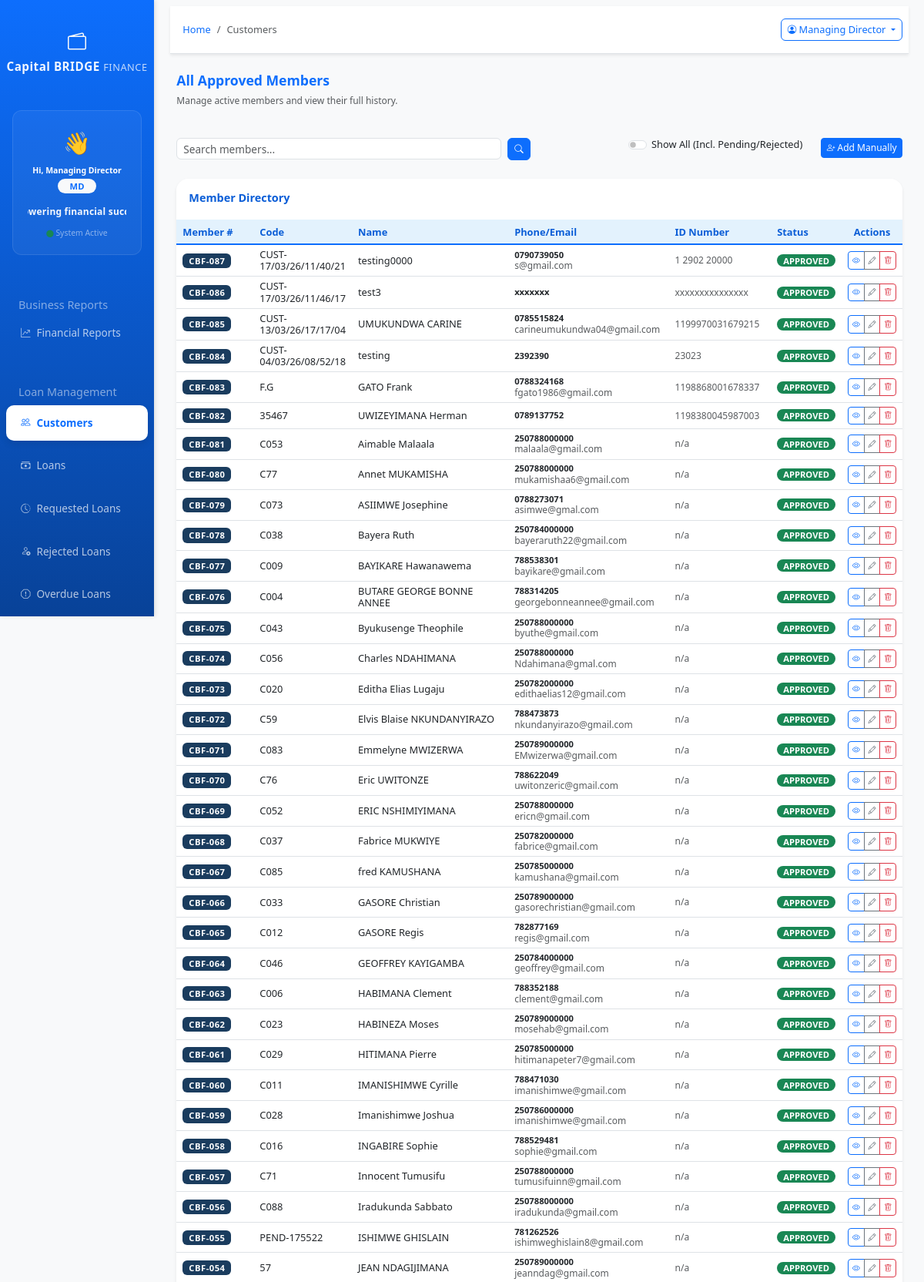
Screenshot of /app.cbfinance.rw/index.php?page=customers (signed in, upper part) with the database file from the repository.
### tables this page shows
CREATE TABLE `customers` (
  `customer_id` int(11) NOT NULL,
  `customer_code` varchar(50) NOT NULL,
  `customer_name` varchar(255) NOT NULL,
  `birth_place` text,
  `id_number` varchar(50) NOT NULL,
  `account_number` varchar(50) DEFAULT NULL,
  `occupation` varchar(100) DEFAULT NULL,
  `gender` enum('Male','Female','Other') DEFAULT 'Male',
  `date_of_birth` date DEFAULT NULL,
  `phone` varchar(20) NOT NULL,
  `email` varchar(120) DEFAULT NULL,
  `organization` varchar(150) DEFAULT 'Capital Bridge Finance',
  `father_name` varchar(150) DEFAULT NULL,
  `mother_name` varchar(150) DEFAULT NULL,
  `marriage_type` enum('Single','Married','Divorced') DEFAULT 'Single',
  `spouse` varchar(150) DEFAULT NULL,
  `spouse_id` varchar(50) DEFAULT NULL,
  `spouse_occupation` varchar(100) DEFAULT NULL,
  `spouse_phone` varchar(20) DEFAULT NULL,
  `address` text,
  `location` text,
  `project` varchar(150) DEFAULT NULL,
  `project_location` varchar(150) DEFAULT NULL,
  `caution_location` varchar(150) DEFAULT NULL,
  `loan_type` varchar(50) DEFAULT NULL,
  `created_by` varchar(100) DEFAULT 'admin',
  `created_at` datetime DEFAULT CURRENT_TIMESTAMP,
  `updated_at` datetime DEFAULT CURRENT_TIMESTAMP ON UPDATE CURRENT_TIMESTAMP,
  `is_active` tinyint(1) DEFAULT '1',
  `status` varchar(50) DEFAULT 'Approved',
  `doc_id` varchar(255) DEFAULT NULL COMMENT 'National ID Path',
  `doc_contract` varchar(255) DEFAULT NULL COMMENT 'Work Contract Path',
  `doc_statement` varchar(255) DEFAULT NULL COMMENT 'Bank Statement Path',
  `doc_payslip` varchar(255) DEFAULT NULL COMMENT 'Payslip Path',
  `doc_marital` varchar(255) DEFAULT NULL COMMENT 'Marital Status Cert Path',
  `doc_rdb` varchar(255) DEFAULT NULL COMMENT 'RDB Certificate Path',
  `has_guarantor` enum('Yes','No') DEFAULT 'No',
  `guarantor_name` varchar(150) DEFAULT NULL,
  `guarantor_id` varchar(50) DEFAULT NULL,
  `guarantor_phone` varchar(20) DEFAULT NULL,
  `guarantor_occupation` varchar(100) DEFAULT NULL,
  `tin_number` varchar(20) DEFAULT NULL,
  `risk_rating` varchar(50) DEFAULT NULL,
  `current_balance` decimal(15,2) DEFAULT '0.00',
  `total_loans` decimal(15,2) DEFAULT '0.00',
  `total_paid` decimal(15,2) DEFAULT '0.00',
  `rejection_reason` text,
  `correction_fields` text,
  `admin_note` text,
  `client_resubmitted` tinyint(1) DEFAULT '0',
  `resubmitted_fields` text,
  `total_disbursed` decimal(15,2) NOT NULL DEFAULT '0.00',
  `total_outstanding` decimal(15,2) NOT NULL DEFAULT '0.00',
  `last_loan_date` date DEFAULT NULL,
  `record_date` datetime NOT NULL DEFAULT CURRENT_TIMESTAMP
);

### app.cbfinance.rw/modules/customers.php (the view, shortened to what this page needs)
<?php
require_once __DIR__ . '/../includes/approval_helper.php';
$conn = getConnection();
$search = isset($_GET['search']) ? trim($_GET['search']) : '';
$show_inactive = isset($_GET['show_inactive']) && $_GET['show_inactive'] == '1';
$query = "SELECT * FROM customers";
$params = [];
$types = "";
$where_clauses = [];
if (!$show_inactive) {
    $where_clauses[] = "status = 'Approved'";
}
if (!empty($where_clauses)) {
    $query .= " WHERE " . implode(" AND ", $where_clauses);
}
$query .= " ORDER BY record_date desc";
if (!empty($params)) {
    $stmt = $conn->prepare($query);
    if ($stmt) {
        $stmt->bind_param($types, ...$params);
        $stmt->execute();
        $result = $stmt->get_result();
    } else {
        $error_message = "Search failed: " . $conn->error;
        $result = false;
    }
} else {
    $result = $conn->query($query);
}
$customers_array = [];
if ($result) {
    while ($row = $result->fetch_assoc()) {
        $customers_array[] = $row;
    }
}
$total = count($customers_array);
?>
<div class="row mb-4">
    <div class="col-12">
        <h2 class="h4 fw-bold text-primary">All Approved Members</h2>
        <p class="text-muted">Manage active members and view their full history.</p>
    </div>
</div>
<div class="row mb-4">
    <div class="col-md-6">
        <form method="GET" action="" class="d-flex">
            <input type="text" class="form-control me-2" name="search" placeholder="Search members..." value="<?php echo htmlspecialchars($search); ?>">
            <button type="submit" class="btn btn-primary"><i class="bi bi-search"></i></button>
        </form>
    </div>
    <div class="col-md-6 text-end">
        <div class="d-flex gap-2 justify-content-end align-items-center">
            <div class="form-check form-switch me-3">
                <input class="form-check-input" type="checkbox" id="showInactiveToggle"
                       <?php echo $show_inactive ? 'checked' : ''; ?>
                       onchange="toggleInactiveCustomers(this)">
                <label class="form-check-label small" for="showInactiveToggle">Show All (Incl. Pending/Rejected)</label>
            </div>
            <a href="?page=add_customer" class="btn btn-primary btn-sm">
                <i class="bi bi-person-plus"></i> Add Manually
            </a>
        </div>
    </div>
</div>
<div class="row">
    <div class="col-12">
        <div class="card border-0 shadow-sm rounded-4 overflow-hidden">
            <div class="card-header bg-white py-3">
                <h6 class="mb-0 fw-bold">Member Directory</h6>
            </div>
            <div class="card-body p-0">
                <div class="table-responsive">
                    <table class="table table-hover align-middle mb-0">
                        <thead class="bg-light">
                            <tr>
                                <th style="width:100px;">Member #</th>
                                <th style="width:100px;">Code</th>
                                <th>Name</th>
                                <th>Phone/Email</th>
                                <th>ID Number</th>
                                <th>Status</th>
                                <th class="text-center pe-4">Actions</th>
                            </tr>
                        </thead>
                        <tbody>
                            <?php if (!empty($customers_array)): ?>
                                <?php foreach ($customers_array as $index => $customer): ?>
                                <?php
                                    $cbf_number = $total - $index;
                                    $cbf_label  = 'CBF-' . str_pad($cbf_number, 3, '0', STR_PAD_LEFT);
                                ?>
                                <tr>
                                    <td>
                                        <span class="badge cbf-badge px-2 py-1 fw-bold"><?php echo $cbf_label; ?></span>
                                    </td>
                                    <td><?php echo htmlspecialchars($customer['customer_code']); ?></td>
                                    <td><?php echo htmlspecialchars($customer['customer_name']); ?></td>
                                    <td>
                                        <div class="small fw-bold"><?php echo htmlspecialchars($customer['phone']); ?></div>
                                        <div class="text-muted x-small"><?php echo htmlspecialchars($customer['email']); ?></div>
                                    </td>
                                    <td class="small text-muted"><?php echo htmlspecialchars($customer['id_number']); ?></td>
                                    <td>
                                        <?php
                                        $status = $customer['status'];
                                        $badge = 'bg-success';
                                        ?>
                                        <span class="badge <?php echo $badge; ?> px-2"><?php echo strtoupper($status); ?></span>
                                    </td>
                                    <td class="text-center pe-4">
                                        <div class="btn-group btn-group-sm">
                                            <a href="?page=view_customer&id=<?php echo $customer['customer_id']; ?>" class="btn btn-outline-primary" title="View Profile"><i class="bi bi-eye"></i></a>
                                            <a href="?page=edit_customer&id=<?php echo $customer['customer_id']; ?>" class="btn btn-outline-secondary" title="Edit"><i class="bi bi-pencil"></i></a>
                                            <button type="button" class="btn btn-outline-danger" onclick="confirmDelete(<?php echo $customer['customer_id']; ?>, '<?php echo addslashes($customer['customer_name']); ?>')"><i class="bi bi-trash"></i></button>
                                        </div>
                                    </td>
                                </tr>
                                <?php endforeach; ?>
                            <?php else: ?>
                                <tr><td colspan="7" class="text-center py-5 text-muted">No approved members found.</td></tr>
                            <?php endif; ?>
                        </tbody>
                    </table>
                </div>
            </div>
        </div>
    </div>
</div>

### app.cbfinance.rw/assets/css/style.css (style rules this page uses)
:root { --primary-blue: #0d6efd; --light-blue: #e3f2fd; --dark-blue: #0b5ed7; --white: #ffffff; --light-gray: #f8f9fa; --gray: #6c757d; --dark-gray: #343a40; }
body { background-color: #f8f9fa; font-family: 'Segoe UI', Tahoma, Geneva, Verdana, sans-serif; }
.card { border: none; border-radius: 10px; box-shadow: 0 4px 6px rgba(0, 0, 0, 0.05); transition: transform 0.3s, box-shadow 0.3s; }
.card-header { background-color: var(--white); border-bottom: 2px solid var(--light-blue); font-weight: 600; color: var(--dark-blue); }
.table { background-color: var(--white); }
.table thead th { background-color: var(--light-blue); border-bottom: 2px solid var(--primary-blue); color: var(--dark-blue); font-weight: 600; }
.btn-primary { background-color: var(--primary-blue); border-color: var(--primary-blue); }
.btn-outline-primary { color: var(--primary-blue); border-color: var(--primary-blue); }

### app.cbfinance.rw/index.php (style rules this page uses)
body { font-size: 12px !important; overflow-x: hidden; }
.card { margin-bottom: 0.5rem !important; }
.card-header { padding: 0.5rem 1rem !important; }
.card-body { padding: 0.75rem !important; }
.card-title, .card-header h5, .card-header h6 { font-size: 0.9rem !important; margin-bottom: 0.25rem !important; }
.table { font-size: 0.8rem !important; }
.table th, .table td { padding: 0.3rem 0.5rem !important; }
.form-control, .form-select { font-size: 0.85rem !important; padding: 0.25rem 0.5rem !important; height: calc(1.5em + 0.5rem) !important; }
.btn { font-size: 0.8rem !important; padding: 0.25rem 0.5rem !important; }
.btn-sm { font-size: 0.75rem !important; padding: 0.2rem 0.4rem !important; }
.badge { font-size: 0.7rem !important; padding: 0.15rem 0.35rem !important; }
h2, .h2 { font-size: 1.3rem !important; }
h4, .h4 { font-size: 1.1rem !important; }
h6, .h6 { font-size: 0.9rem !important; }
.mb-4 { margin-bottom: 1rem !important; }
.py-1 { padding-top: 0.25rem !important; padding-bottom: 0.25rem !important; }
.py-3 { padding-top: 0.75rem !important; padding-bottom: 0.75rem !important; }
.px-2 { padding-left: 0.5rem !important; padding-right: 0.5rem !important; }
.btn-group-sm > .btn { font-size: 0.7rem !important; padding: 0.15rem 0.3rem !important; }
.gap-2 { gap: 0.5rem !important; }
.text-muted { font-size: 0.75rem !important; }
h1, h2, h3, h4, h5, h6 { line-height: 1.2 !important; }
p, .form-label, .small { line-height: 1.3 !important; }
.table-hover tbody tr { line-height: 1.2 !important; }
.bi { font-size: 0.9em !important; }
.form-check-label { font-size: 0.8rem !important; }
.row { margin-bottom: 0.25rem !important; }

### app.cbfinance.rw/modules/customers.php (style rules this page uses)
.x-small { font-size: 11px; }
.card { border-radius: 1rem; }
.badge { border-radius: 2rem; }
.cbf-badge { background-color: #1a3c5e; color: #ffffff; font-size: 11px; letter-spacing: 0.5px; border-radius: 6px !important; }

### rows the page displays
customers: cbf_label "CBF-087", customer_code "CUST-17/03/26/11/40/21", customer_name "testing0000", phone "0790739050", email "s@gmail.com", id_number "1 2902 20000", status "APPROVED"
customers: cbf_label "CBF-086", customer_code "CUST-17/03/26/11/46/17", customer_name "test3", phone "xxxxxxx", id_number "xxxxxxxxxxxxxxx", status "APPROVED"
customers: cbf_label "CBF-085", customer_code "CUST-13/03/26/17/17/04", customer_name "UMUKUNDWA CARINE", phone "0785515824", email "carineumukundwa04@gmail.com", id_number "1199970031679215", status "APPROVED"
customers: cbf_label "CBF-084", customer_code "CUST-04/03/26/08/52/18", customer_name "testing", phone "2392390", id_number "23023", status "APPROVED"
customers: cbf_label "CBF-083", customer_code "F.G", customer_name "GATO Frank", phone "0788324168", email "fgato1986@gmail.com", id_number "1198868001678337", status "APPROVED"
customers: cbf_label "CBF-082", customer_code "35467", customer_name "UWIZEYIMANA Herman", phone "0789137752", id_number "1198380045987003", status "APPROVED"
customers: cbf_label "CBF-081", customer_code "C053", customer_name "Aimable Malaala", phone "250788000000", email "malaala@gmail.com", id_number "n/a", status "APPROVED"
customers: cbf_label "CBF-080", customer_code "C77", customer_name "Annet MUKAMISHA", phone "250788000000", email "mukamishaa6@gmail.com", id_number "n/a", status "APPROVED"
customers: cbf_label "CBF-079", customer_code "C073", customer_name "ASIIMWE Josephine", phone "0788273071", email "asimwe@gmal.com", id_number "n/a", status "APPROVED"
customers: cbf_label "CBF-078", customer_code "C038", customer_name "Bayera Ruth", phone "250784000000", email "bayeraruth22@gmail.com", id_number "n/a", status "APPROVED"
customers: cbf_label "CBF-077", customer_code "C009", customer_name "BAYIKARE Hawanawema", phone "788538301", email "bayikare@gmail.com", id_number "n/a", status "APPROVED"
customers: cbf_label "CBF-076", customer_code "C004", customer_name "BUTARE GEORGE BONNE ANNEE", phone "788314205", email "georgebonneannee@gmail.com", id_number "n/a", status "APPROVED"
customers: cbf_label "CBF-075", customer_code "C043", customer_name "Byukusenge Theophile", phone "250788000000", email "byuthe@gmail.com", id_number "n/a", status "APPROVED"
customers: cbf_label "CBF-074", customer_code "C056", customer_name "Charles NDAHIMANA", phone "250788000000", email "Ndahimana@gmal.com", id_number "n/a", status "APPROVED"
customers: cbf_label "CBF-073", customer_code "C020", customer_name "Editha Elias Lugaju", phone "250782000000", email "edithaelias12@gmail.com", id_number "n/a", status "APPROVED"
customers: cbf_label "CBF-072", customer_code "C59", customer_name "Elvis Blaise NKUNDANYIRAZO", phone "788473873", email "nkundanyirazo@gmail.com", id_number "n/a", status "APPROVED"
customers: cbf_label "CBF-071", customer_code "C083", customer_name "Emmelyne MWIZERWA", phone "250789000000", email "EMwizerwa@gmail.com", id_number "n/a", status "APPROVED"
customers: cbf_label "CBF-070", customer_code "C76", customer_name "Eric UWITONZE", phone "788622049", email "uwitonzeric@gmail.com", id_number "n/a", status "APPROVED"
customers: cbf_label "CBF-069", customer_code "C052", customer_name "ERIC NSHIMIYIMANA", phone "250788000000", email "ericn@gmail.com", id_number "n/a", status "APPROVED"
customers: cbf_label "CBF-068", customer_code "C037", customer_name "Fabrice MUKWIYE", phone "250782000000", email "fabrice@gmail.com", id_number "n/a", status "APPROVED"
customers: cbf_label "CBF-067", customer_code "C085", customer_name "fred KAMUSHANA", phone "250785000000", email "kamushana@gmail.com", id_number "n/a", status "APPROVED"
customers: cbf_label "CBF-066", customer_code "C033", customer_name "GASORE Christian", phone "250789000000", email "gasorechristian@gmail.com", id_number "n/a", status "APPROVED"
customers: cbf_label "CBF-065", customer_code "C012", customer_name "GASORE Regis", phone "782877169", email "regis@gmail.com", id_number "n/a", status "APPROVED"
customers: cbf_label "CBF-064", customer_code "C046", customer_name "GEOFFREY KAYIGAMBA", phone "250784000000", email "geoffrey@gmail.com", id_number "n/a", status "APPROVED"
customers: cbf_label "CBF-063", customer_code "C006", customer_name "HABIMANA Clement", phone "788352188", email "clement@gmail.com", id_number "n/a", status "APPROVED"
customers: cbf_label "CBF-062", customer_code "C023", customer_name "HABINEZA Moses", phone "250789000000", email "mosehab@gmail.com", id_number "n/a", status "APPROVED"
customers: cbf_label "CBF-061", customer_code "C029", customer_name "HITIMANA Pierre", phone "250785000000", email "hitimanapeter7@gmail.com", id_number "n/a", status "APPROVED"
customers: cbf_label "CBF-060", customer_code "C011", customer_name "IMANISHIMWE Cyrille", phone "788471030", email "imanishimwe@gmail.com", id_number "n/a", status "APPROVED"
customers: cbf_label "CBF-059", customer_code "C028", customer_name "Imanishimwe Joshua", phone "250786000000", email "imanishimwe@gmail.com", id_number "n/a", status "APPROVED"
customers: cbf_label "CBF-058", customer_code "C016", customer_name "INGABIRE Sophie", phone "788529481", email "sophie@gmail.com", id_number "n/a", status "APPROVED"
customers: cbf_label "CBF-057", customer_code "C71", customer_name "Innocent Tumusifu", phone "250788000000", email "tumusifuinn@gmail.com", id_number "n/a", status "APPROVED"
customers: cbf_label "CBF-056", customer_code "C088", customer_name "Iradukunda Sabbato", phone "250788000000", email "iradukunda@gmail.com", id_number "n/a", status "APPROVED"
customers: cbf_label "CBF-055", customer_code "PEND-175522", customer_name "ISHIMWE GHISLAIN", phone "781262526", email "ishimweghislain8@gmail.com", id_number "n/a", status "APPROVED"
customers: cbf_label "CBF-054", customer_code "57", customer_name "JEAN NDAGIJIMANA", phone "250789000000", email "jeanndag@gmail.com", id_number "n/a", status "APPROVED"

### other values shown
$_SESSION['user_name'] "Managing Director"
$user_role "MD"
$page_title "Customers"
